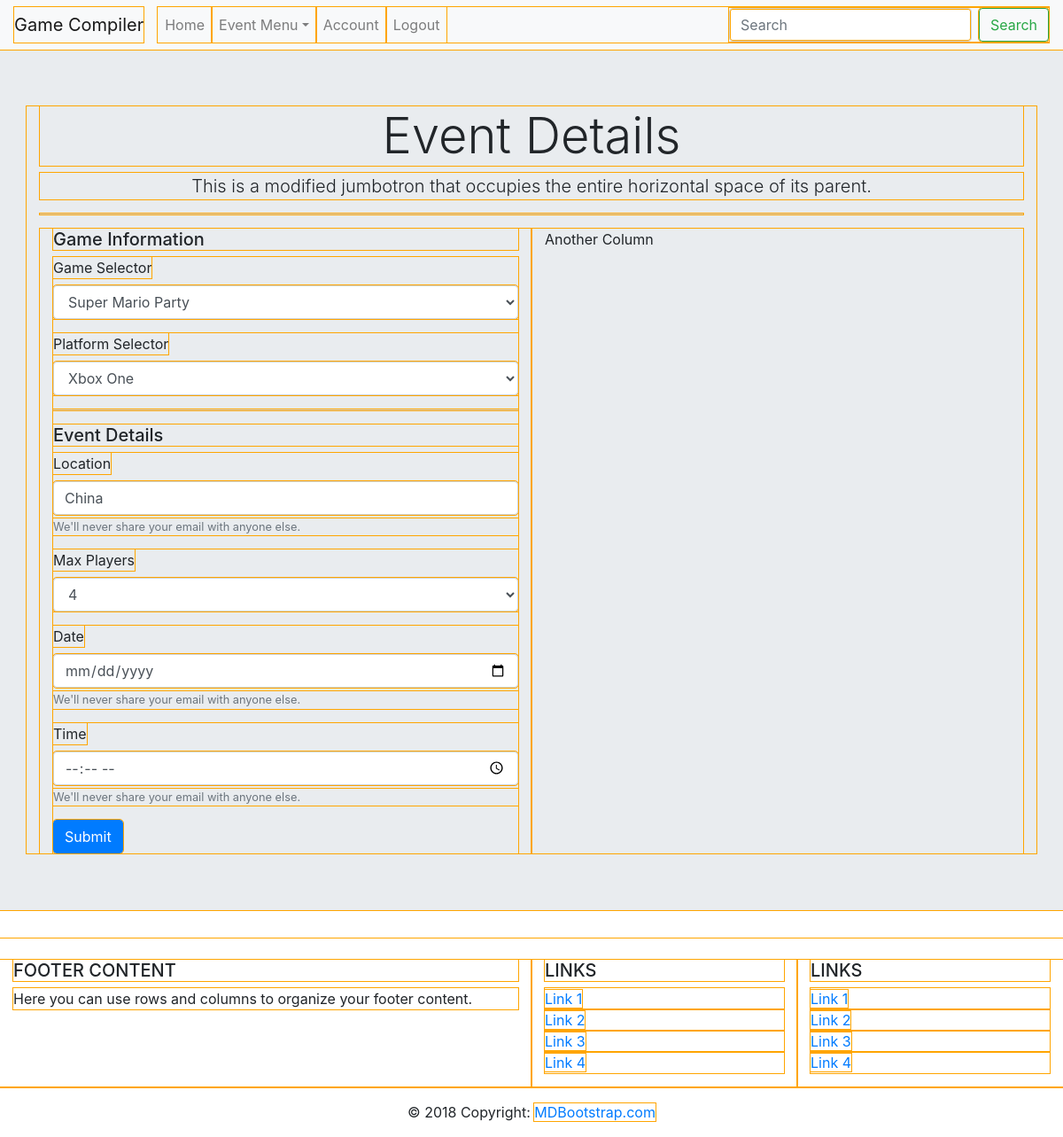
The page /event/details/8 on the database its author committed.
### app.py (models this page shows)
class Event(db.Model):
    __tablename__ = "event"
    id = db.Column(db.Integer, primary_key=True)
    game = db.Column(db.String(45))
    platform = db.Column(db.String(45))
    location = db.Column(db.String(90))
    event_date = db.Column(db.DateTime)
    event_time = db.Column(db.DateTime)
    max_players = db.Column(db.Integer)
    current_players = db.Column(db.Integer)
    created_at = db.Column(db.DateTime, server_default=func.now())
    updated_at = db.Column(db.DateTime, server_default=func.now(),
                           onupdate=func.now())
    users_for_events = db.relationship('User', secondary=users_events)

### app.py (the view)
@app.route("/event/details/<id>")
def event_details(id):
    eventQuery = Event.query.get(id)
    return render_template("event_details.html", event=eventQuery)

### templates/event_details.html (shortened to what this page needs)
<!DOCTYPE html>
<html lang="en">
<head>
    <link href="https://stackpath.bootstrapcdn.com/bootstrap/4.3.1/css/bootstrap.min.css" rel="stylesheet">
</head>
<body>
    <nav class="navbar navbar-expand-lg navbar-light bg-light">
        <a class="navbar-brand" href="#">Game Compiler</a>
        <div class="collapse navbar-collapse" id="navbarSupportedContent">
            <ul class="navbar-nav mr-auto">
                <li class="nav-item">
                    <a class="nav-link" href="/welcome/user">Home</a>
                </li>
                <li class="nav-item dropdown">
                        <a class="nav-link dropdown-toggle" href="#" id="navbarDropdown" role="button" data-toggle="dropdown" aria-haspopup="true" aria-expanded="false">Event Menu</a>
                </li>
                <li class="nav-item">
                    <a class="nav-link" href="/account/user/{{ session.userid }}">Account</a>
                </li>
                <li class="nav-item">
                    <a class="nav-link" href="/logout/user">Logout</a>
                </li>
            </ul>
                <form class="form-inline my-2 my-lg-0">
                    <input class="form-control mr-sm-2" type="search" placeholder="Search" aria-label="Search">
                    <button class="btn btn-outline-success my-2 my-sm-0" type="submit">Search</button>
                </form>
        </div>
    </nav>
    <div class="jumbotron jumbotron-fluid">
        <div class="container">
            <h1 class="display-4 text-center">Event Details</h1>
            <p class="lead text-center">This is a modified jumbotron that occupies the entire horizontal space of its parent.</p>
            <hr>
            <div class="container">
                <div class="row">
                    <div class="col-sm">
                        <h5>Game Information</h5>
                        <form action="/update/event/{{ event.id }}" method="POST">
                            <div class="form-group">
                                <label for="regGame">Game Selector</label>
                                <select class="form-control" id="updateGame" name="updateGame">
                                    <option value="{{ event.game }}">{{ event.game }}</option>
                                </select>
                            </div>
                            <div class="form-group">
                                <label for="regPlatform">Platform Selector</label>
                                <select class="form-control" id="updatePlatform" name="updatePlatform">
                                    <option value="{{ event.platform }}">{{ event.platform }}</option>
                                </select>
                            </div>
                            <hr>
                            <h5>Event Details</h5>
                            <div class="form-group">
                                <label for="regLocation">Location</label>
                                <input type="text" class="form-control" id="updateLocation" name="updateLocation" value="{{ event.location }}" aria-describedby="regLocation" placeholder="Location">
                                <small id="regLocation" class="form-text text-muted">We'll never share your email with anyone else.</small>
                            </div>
                            <div class="form-group">
                                <label for="regGame">Max Players</label>
                                <select class="form-control" id="updatePlayers" name="updatePlayers">
                                    <option value="{{ event.max_players }}">{{ event.max_players }}</option>
                                </select>
                            </div>
                            <div class="form-group">
                                <label >Date</label>
                                <input type="date" class="form-control" name="updateDate" placeholder="{{ event.event_date }}" max="12-31-2050" min="01-01-2018" class="form-control">
                                <small id="updateDate" class="form-text text-muted">We'll never share your email with anyone else.</small>
                            </div>
                            <div class="form-group">
                                <label >Time</label>
                                <input type="time" class="form-control" name="updateTime" placeholder="{{ event.event_time }}" class="form-control">
                                <small id="updateTime" class="form-text text-muted">We'll never share your email with anyone else.</small>
                            </div>
                            <button type="submit" class="btn btn-primary">Submit</button>
                        </form>
                    </div>
                    <div class="col-sm">
                    Another Column
                    </div>
                </div>
            </div>
        </div>
    </div>
    <footer class="page-footer font-small blue pt-4">
        <div class="container-fluid text-center text-md-left">
            <div class="row">
                <div class="col-md-6 mt-md-0 mt-3">
                    <h5 class="text-uppercase">Footer Content</h5>
                    <p>Here you can use rows and columns to organize your footer content.</p>
                </div>
                <div class="col-md-3 mb-md-0 mb-3">
                    <h5 class="text-uppercase">Links</h5>
                    <ul class="list-unstyled">
                        <li>
                            <a href="#!">Link 1</a>
                        </li>
                        <li>
                            <a href="#!">Link 2</a>
                        </li>
                        <li>
                            <a href="#!">Link 3</a>
                        </li>
                        <li>
                            <a href="#!">Link 4</a>
                        </li>
                    </ul>
                </div>
                <div class="col-md-3 mb-md-0 mb-3">
                    <h5 class="text-uppercase">Links</h5>
                    <ul class="list-unstyled">
                        <li>
                            <a href="#!">Link 1</a>
                        </li>
                        <li>
                            <a href="#!">Link 2</a>
                        </li>
                        <li>
                            <a href="#!">Link 3</a>
                        </li>
                        <li>
                            <a href="#!">Link 4</a>
                        </li>
                    </ul>
                </div>
            </div>
        </div>
        <div class="footer-copyright text-center py-3">© 2018 Copyright:
            <a href="https://mdbootstrap.com/education/bootstrap/"> MDBootstrap.com</a>
        </div>
    </footer>
</body>
</html>

### templates/event_details.html (style rules this page uses)
* { outline-color: orange; outline-style: solid; outline-width: 1px; }

### rows shown on the page
Event: updateGame "Super Mario Party", updatePlatform "Xbox One", updateLocation "China", updatePlayers "4"
